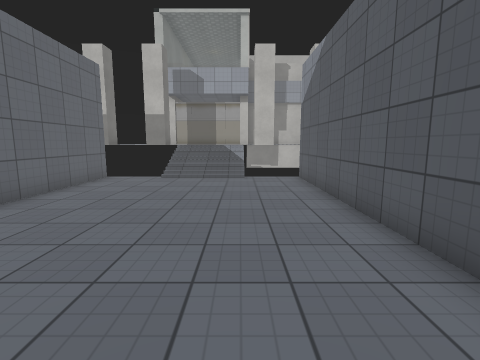
[1] (above)

12 first-person views from a walk through a Unity game level. The camera is 1.4 m above the floor, tilts 8° down and sees 85° across. Doors are open. The floor is counted in squares, 1 m on a side. Each view is taken from the middle of a square. On the plan, view 1 faces up. The plan holds only what a view shows up to about 13 squares ahead; the rest is blank. The place goes on beyond the plan. The player character is not drawn. Some surface patterns are stand-ins.

[2]
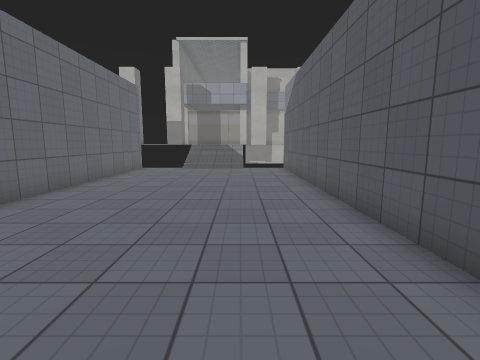

[3]
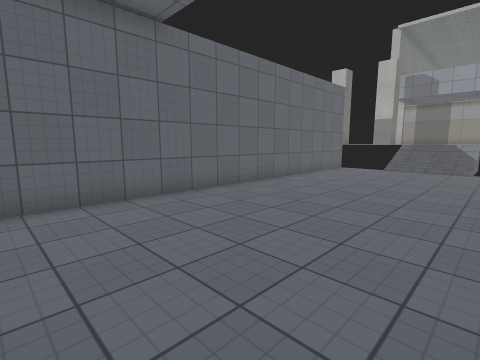

[4]
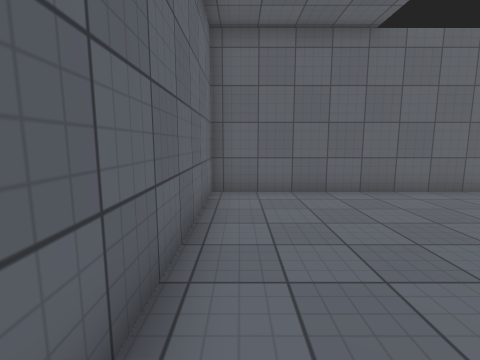

[5]
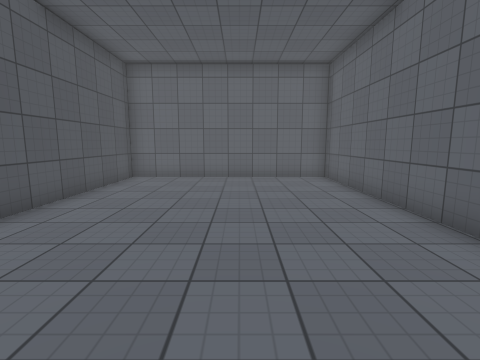

[6]
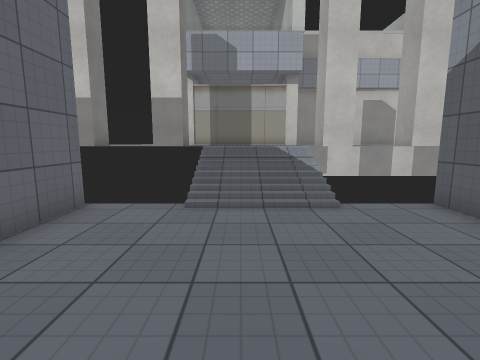

[7]
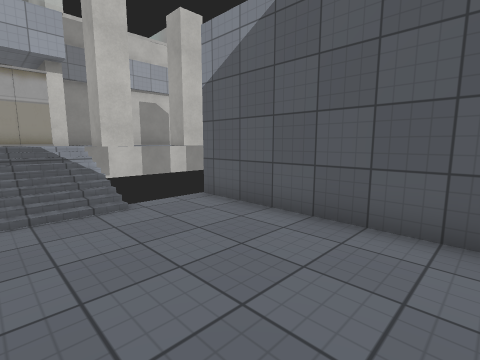

[8]
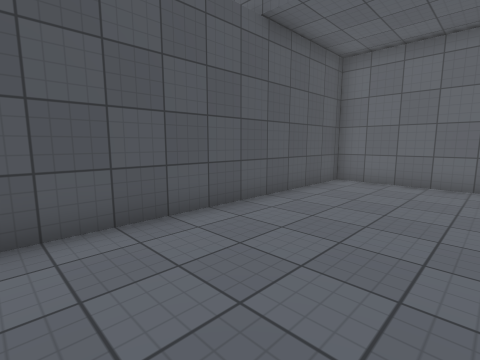

[9]
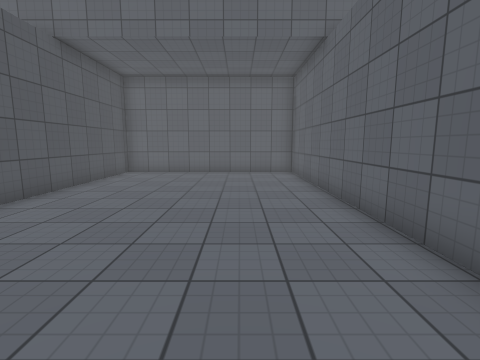

[10]
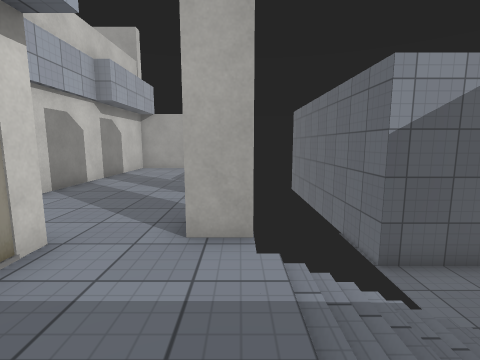

[11]
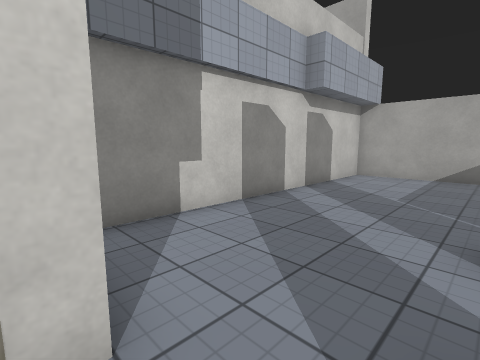

[12]
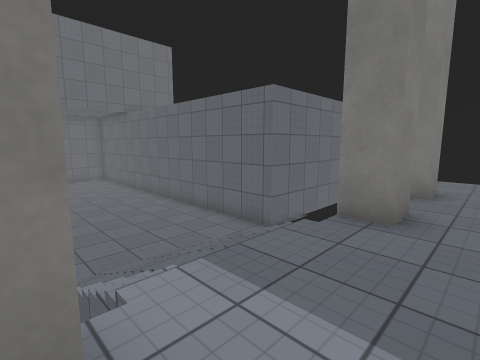

### Floor plan
Key: @ floor where view 1 was taken; # wall or solid block; x gap in a wall; . main floor; : floor 1.25 m higher than the main floor; / step, stairs or slope.
Columns run from 10 left of view 1 to 12 right of it. Each row starts with its distance up from view 1.
 20            ############
 19            :::::::::::#
 18            :::::::::::#
 17       #####:::::::::::#
 16 ::::::::::::::::::::::#
 15 :::::##:::::::::::::::
 14   x# ##::::#  #
 13         //
 12         //
 11     #  ////  ###
 10     #........#
  9     #........#
  8     #........#
  7     #........#
  6     #........#
  5     #........#
  4     #........#
  3     #........#
  2     #........#
  1     #........#
  0     #.....@..#
 -1     #........#
 -2     #........#
 -3     #........#
 -4     #........#
 -5     ##########

Where each view was taken, in squares from view 1:
view 1: 0 up, 0 right, facing up
view 2: 4 down, 0 right, facing up
view 3: 4 down, 1 right, facing up-left
view 4: 4 down, 2 right, facing left
view 5: 6 up, 2 left, facing down
view 6: 5 up, 2 left, facing up
view 7: 5 up, 2 left, facing up-right
view 8: 5 up, 2 left, facing down-right
view 9: 8 up, 3 left, facing down
view 10: 14 up, 3 left, facing right
view 11: 15 up, 0 right, facing up-right
view 12: 16 up, 1 right, facing down-left
